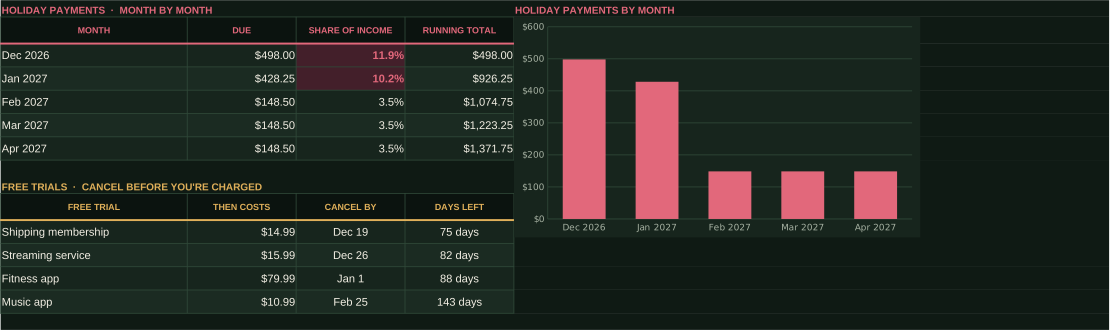
#> input picture products/holiday-hidden-cost-tracker/images/crops/dash_month.png, 3328 x 990 px (shown at 1/3 size)
$ python build_carousels.py
#> lines starting #> are read from the running program, lines starting #| are printed output that depends on the picture
"""Instagram carousels for the money series (1080x1350).

A  money-series-*  : traffic post, points to the free Before You Click "Pay Later" guide (post now)
B  holiday-*       : Holiday Hidden Cost Tracker launch (post on launch day, before 11/1)
C  planner-*       : Debt Payoff Planner launch (post on launch day)

Screens are the real sheet crops in products/*/images/crops (made-up example rows).
Numbers come from the listings and posts, checked in the sheets:
  phone $1,200 as 24 x $67 = $1,608, about 29.8% APR; holiday January $428.25 (10.2% of example income);
  console $499 as 6 x $89.50 about 25.7% APR; planner Avalanche 1,598.68 vs Smart 1,679.15 interest.
Usage: python3 build_carousels.py
"""
import json, os, subprocess

HERE = os.path.dirname(os.path.abspath(__file__))
PROD = os.path.abspath(os.path.join(HERE, "..", "..", "products"))
TMP = "/tmp/money-carousels"; os.makedirs(TMP, exist_ok=True)
from PIL import Image
CUTS = {  # name: (source, box in source pixels) — zoom into the part a phone can read
    "jan_table": ("holiday-hidden-cost-tracker/images/crops/dash_month.png", (0, 0, 1540, 480)),
    "compare_2": ("debt-payoff-planner/images/crops/plan_compare.png", (0, 0, 1253, 315)),
    "checks_l": ("debt-payoff-planner/images/crops/plan_checks.png", (0, 0, 900, 373)),
    "gifts_top": ("holiday-hidden-cost-tracker/images/crops/gifts.png", (0, 0, 2600, 900)),
    "sched_top": ("debt-payoff-planner/images/crops/schedule.png", (60, 0, 1960, 700)),
}
for k, (src, box) in CUTS.items():
    Image.open(os.path.join(PROD, src)).crop(box).save(os.path.join(TMP, k + ".png"))
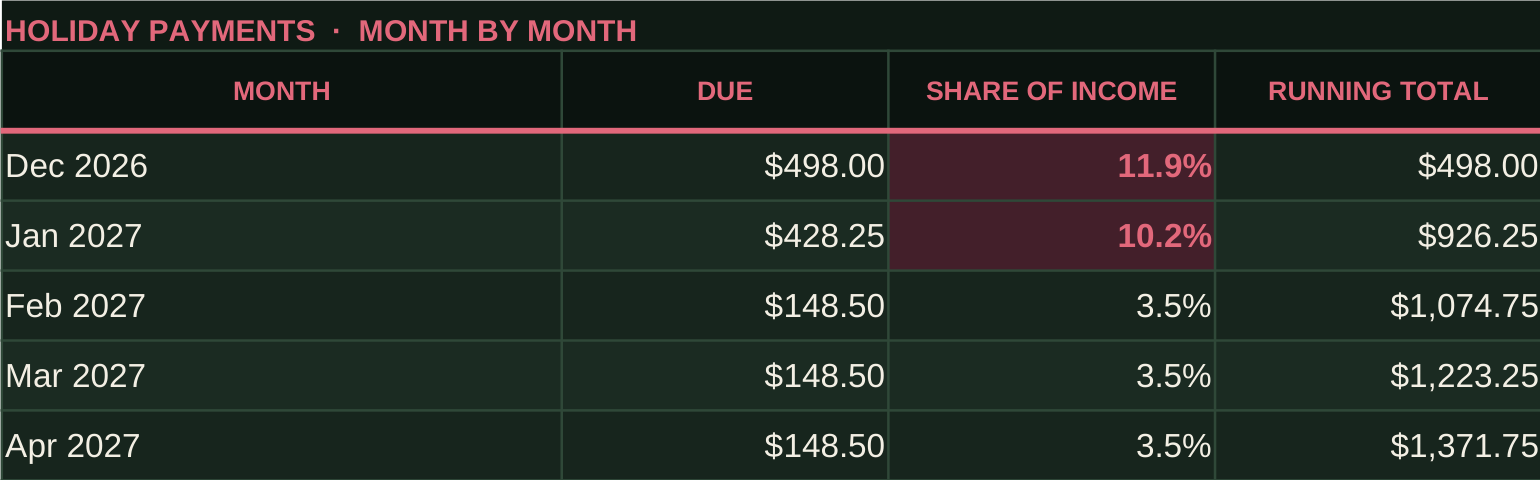
#> saved as jan_table.png: PIL image 1540x480 RGB; mean R, G, B 35.5, 42.1, 36.1
#> pass 2 of the loop `for k, (src, box) in CUTS.items():`:
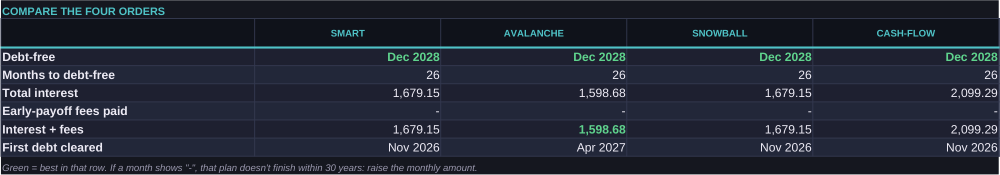
#> input picture products/debt-payoff-planner/images/crops/plan_compare.png, 1999 x 349 px (shown at 1/2 size)
#> `Image.open(os.path.join(PROD, src)).crop(box).save(os.path.join(TMP, k..`:
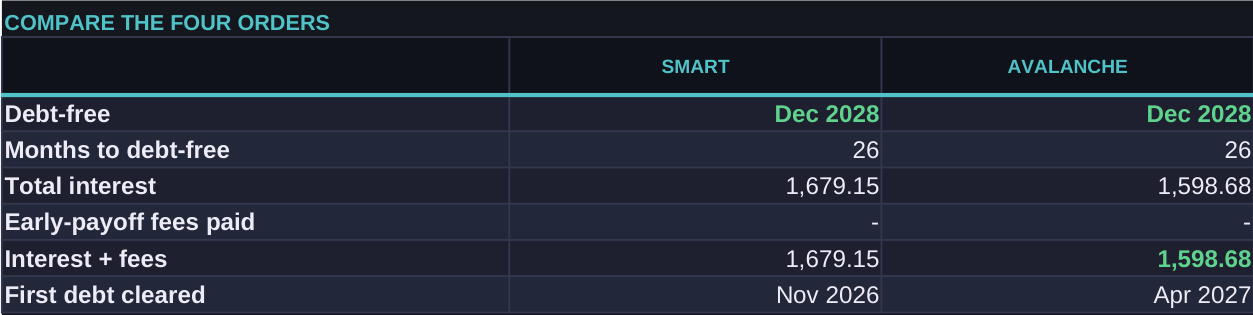
#> saved as compare_2.png: PIL image 1253x315 RGB; mean R, G, B 35.8, 42, 55.7
#> pass 3 of the loop `for k, (src, box) in CUTS.items():`:
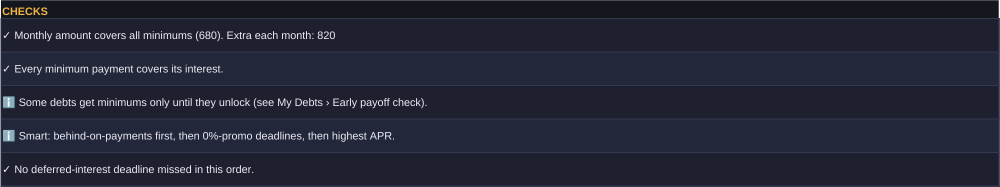
#> input picture products/debt-payoff-planner/images/crops/plan_checks.png, 1999 x 373 px (shown at 1/2 size)
#> `Image.open(os.path.join(PROD, src)).crop(box).save(os.path.join(TMP, k..`:
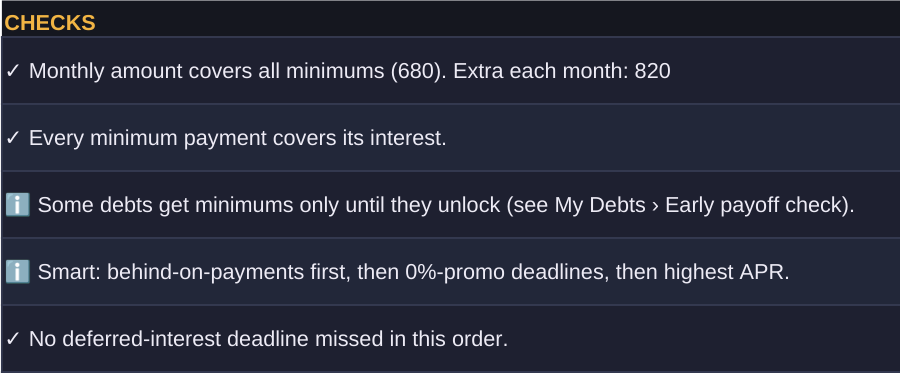
#> saved as checks_l.png: PIL image 900x373 RGB; mean R, G, B 40.7, 43.6, 59.2
#> the loop made 5 passes; the first 3 are shown
crop = lambda p: f"file://{TMP}/{p}.png" if p in CUTS else f"file://{PROD}/{p}"
HOL = "holiday-hidden-cost-tracker/images/crops/"
DPP = "debt-payoff-planner/images/crops/"

CSS = """*{box-sizing:border-box;margin:0;padding:0}
html,body{width:864px;height:1080px;overflow:hidden}
body{background:#15171F;background-image:radial-gradient(ellipse at 85% 0%,rgba(240,138,75,.18),transparent 55%);
color:#EDEBF5;font-family:"Liberation Sans","DejaVu Sans",Arial,sans-serif;position:relative;padding:44px}
.brand{font-size:16px;letter-spacing:.18em;font-weight:700;color:#9A98AE;text-transform:uppercase}.brand b{color:#F08A4B}
.pn{position:absolute;right:44px;top:44px;font-size:18px;font-weight:700;color:#9A98AE}
.k{font-size:22px;margin-top:30px;letter-spacing:.15em;font-weight:700;color:#9A98AE}
h1{font-weight:800;line-height:1.07;letter-spacing:-.01em}h1 em{font-style:normal;color:#F08A4B}
.sub{color:#9A98AE;line-height:1.38}
.card{background:#1E2130;border:1px solid #33384F;border-radius:16px}
.shot{position:absolute;border-radius:12px;overflow:hidden;box-shadow:0 20px 60px rgba(0,0,0,.6);border:1px solid #33384F}
.shot img{display:block;width:100%}
.free{display:inline-block;background:#5FD38D;color:#15171F;font-weight:800;border-radius:999px;font-size:17px;padding:5px 14px}
.soon{display:inline-block;border:1px solid #33384F;color:#9A98AE;font-weight:700;border-radius:999px;font-size:17px;padding:5px 14px}
.live{display:inline-block;background:#F08A4B;color:#15171F;font-weight:800;border-radius:999px;font-size:17px;padding:5px 14px}
ul{list-style:none}li{padding-left:1.3em;position:relative;margin-bottom:.45em}
li:before{content:"✓";position:absolute;left:0;color:#5FD38D;font-weight:800}
.r{color:#FF6B6B}.g{color:#5FD38D}.o{color:#F08A4B}
.foot{position:absolute;left:44px;bottom:24px;font-size:15px;color:#9A98AE}
.cta{position:absolute;left:0;right:0;bottom:60px;text-align:center;font-size:34px;font-weight:800;color:#F08A4B}
"""

def slide(label, n, total, body, foot="Made-up example. Estimates only, not financial advice."):
    return (f'<!doctype html><html><head><meta charset="utf-8"><style>{CSS}</style></head><body>'
            f'<div class="brand"><b>CheckMaybe</b> · {label}</div><div class="pn">{n} / {total}</div>{body}'
            f'<div class="foot">{foot}</div></body></html>')
shot = lambda src, style: f'<div class="shot" style="{style}"><img src="{crop(src)}"></div>'

def series(label, slides):
    return [(name, slide(label, i + 1, len(slides), body, *extra)) for i, (name, body, *extra) in enumerate(slides)]

A = series("Money tools", [
    ("01-hook",
     '<h1 style="font-size:76px;margin-top:70px">“Only <em>$67</em><br>a month.”</h1>'
     '<div class="sub" style="font-size:34px;margin-top:34px">But what does it<br>really cost you?</div>'
     '<div class="card" style="margin-top:70px;padding:34px;font-size:30px;line-height:1.5">'
     'CheckMaybe now checks the fine print<br>on <b class="o">your money</b> too. Swipe →</div>'),
    ("02-math",
     '<div class="k">THE MATH NOBODY SHOWS YOU</div>'
     '<h1 style="font-size:58px;margin-top:10px">A $1,200 phone,<br>24 payments of $67</h1>'
     '<div class="card" style="margin-top:44px;padding:40px;font-size:40px;line-height:1.75">'
     '$67 × 24 = <b>$1,608</b><br>− price $1,200<br>= <b class="r">$408 extra</b></div>'
     '<div style="margin-top:34px;font-size:40px;font-weight:800">That’s about <span class="o">29.8% APR</span>.</div>'),
    ("03-stack",
     '<div class="k">THE MONTH IT ALL LANDS</div>'
     '<h1 style="font-size:56px;margin-top:10px">Four “small” holiday<br>plans = <em>$428.25</em><br>due in January</h1>'
     + shot("jan_table", "left:44px;top:420px;width:776px")
     + '<div class="sub" style="position:absolute;left:44px;top:700px;width:776px;font-size:26px">'
       'Pay-in-4, store financing and a monthly plan. Each one sounded fine on its own.</div>'),
    ("04-order",
     '<div class="k">PAYING IT OFF</div>'
     '<h1 style="font-size:54px;margin-top:10px">The cheapest order<br>on paper can <em>cost more</em></h1>'
     + shot("compare_2", "left:44px;top:330px;width:776px")
     + '<div class="card" style="position:absolute;left:44px;top:570px;width:776px;padding:30px;font-size:27px;line-height:1.5">'
       'Avalanche shows the least interest (1,598.68 vs 1,679.15), but it clears the store card <b class="r">after its 0% deal ends</b>, so back-interest could be added.</div>'),
    ("05-lineup",
     '<div class="k">THE MONEY TOOLS</div>'
     '<h1 style="font-size:54px;margin-top:10px">Same rule as always:<br><em>check first</em>, then decide.</h1>'
     '<div style="margin-top:40px;display:grid;gap:18px">'
     '<div class="card" style="padding:24px 28px"><span class="free">FREE</span><div style="font-size:30px;font-weight:800;margin-top:10px">Before You Click “Pay Later”</div><div class="sub" style="font-size:22px">5 checks in 5 minutes · 12-page PDF</div></div>'
     '<div class="card" style="padding:24px 28px"><span class="live">AVAILABLE NOW</span><div style="font-size:30px;font-weight:800;margin-top:10px">Hidden Cost Tracker</div><div class="sub" style="font-size:22px">Real APR, subscriptions, free trials · Google Sheets</div></div>'
     '<div class="card" style="padding:24px 28px"><span class="live">AVAILABLE NOW</span><div style="font-size:30px;font-weight:800;margin-top:10px">Holiday Hidden Cost Tracker</div><div class="sub" style="font-size:22px">Gifts, holiday plans, January totals</div></div>'
     '<div class="card" style="padding:24px 28px"><span class="live">AVAILABLE NOW</span><div style="font-size:30px;font-weight:800;margin-top:10px">Debt Payoff Planner</div><div class="sub" style="font-size:22px">4 payoff orders, early-payoff fees, 0% deadlines</div></div>'
     '</div>', "Not financial advice."),
    ("06-cta",
     '<h1 style="font-size:66px;margin-top:70px">Start with the<br><em>free</em> guide</h1>'
     '<div class="card" style="margin-top:50px;padding:36px;font-size:30px;line-height:1.5"><ul>'
     '<li>What will I pay in total?</li><li>Roughly what yearly rate is that?</li><li>What if I’m late, or don’t finish on time?</li>'
     '<li>When does the first payment leave?</li><li>What else is due that month?</li></ul></div>'
     '<div class="cta">Free · link in bio →</div>', "Estimates only, not financial advice."),
])

B = series("Holiday Hidden Cost Tracker", [
    ("01-hook",
     '<h1 style="font-size:74px;margin-top:70px">Holiday gifts<br>on pay-in-4?</h1>'
     '<h1 style="font-size:74px;margin-top:20px"><em>January</em> gets<br>the bill.</h1>'
     '<div class="sub" style="font-size:32px;margin-top:40px">Add it up before you check out →</div>'
     + shot(HOL + "dash_kpi.png", "left:44px;top:760px;width:776px")),
    ("02-plans",
     '<div class="k">MADE-UP EXAMPLE</div>'
     '<h1 style="font-size:56px;margin-top:10px">Four plans.<br>None felt like a lot.</h1>'
     '<div class="card" style="margin-top:40px;padding:34px;font-size:28px;line-height:1.75">'
     'Smart watch · pay-in-4 · <b>$69.75</b> / 2 weeks<br>Flights · pay-in-4 · <b>$105</b> / 2 weeks<br>'
     'TV · store financing · <b>$59</b> / month<br>Game console · monthly plan · <b>$89.50</b> / month</div>'),
    ("03-january",
     '<div class="k">LINE UP THE DUE DATES</div>'
     '<h1 style="font-size:58px;margin-top:10px">January:<br><em>$428.25</em> in one month</h1>'
     '<div class="sub" style="font-size:26px;margin-top:16px">That’s 10.2% of the example income, on top of the usual bills.</div>'
     + shot("jan_table", "left:44px;top:440px;width:776px")),
    ("04-apr",
     '<div class="k">THE REAL RATE</div>'
     '<h1 style="font-size:56px;margin-top:10px">“Only $89.50 a month”</h1>'
     '<div class="card" style="margin-top:40px;padding:38px;font-size:38px;line-height:1.7">'
     '$499 console<br>6 × $89.50 = <b>$537</b><br>≈ <b class="r">25.7% APR</b></div>'
     '<div class="sub" style="font-size:26px;margin-top:26px">Enter the price, the payment and the number of payments. The sheet works out the rate.</div>'),
    ("05-inside",
     '<div class="k">WHAT’S INSIDE</div>'
     '<h1 style="font-size:54px;margin-top:10px">One sheet for the<br>whole season</h1>'
     '<div class="card" style="margin-top:36px;padding:34px;font-size:28px;line-height:1.45"><ul>'
     '<li>Gift list with a budget per person</li><li>Every holiday plan with its due dates</li>'
     '<li>Real APR and extra cost of each plan</li><li>Month-by-month totals and share of income</li>'
     '<li>Free trials with cancel-by dates</li></ul></div>'
     + shot("gifts_top", "left:44px;top:740px;width:776px;height:270px")),
    ("06-cta",
     '<h1 style="font-size:64px;margin-top:70px">Holiday<br>Hidden Cost<br><em>Tracker</em></h1>'
     '<div class="sub" style="font-size:30px;margin-top:30px">Google Sheets · your copy lives<br>in your own Drive</div>'
     + shot(HOL + "dash_full.png", "left:232px;top:520px;width:400px;transform:rotate(3deg)")
     + '<div class="cta">Link in bio →</div>', "Estimates only, not financial advice."),
])

C = series("Debt Payoff Planner", [
    ("01-hook",
     '<h1 style="font-size:76px;margin-top:70px">Snowball<br>or avalanche?</h1>'
     '<div class="sub" style="font-size:34px;margin-top:34px">Check the <b class="o">fine print</b> first.<br>It can change the answer →</div>'
     + shot(DPP + "plan_kpi.png", "left:170px;top:560px;width:524px")),
    ("02-trap",
     '<div class="k">MADE-UP EXAMPLE</div>'
     '<h1 style="font-size:54px;margin-top:10px">Least interest on paper<br>≠ <em>cheapest</em></h1>'
     + shot("compare_2", "left:44px;top:300px;width:776px")
     + '<div class="card" style="position:absolute;left:44px;top:530px;width:776px;padding:32px;font-size:28px;line-height:1.5">'
       'Avalanche: 1,598.68 interest. But it clears the store card <b class="r">after its 0% deal ends</b>, so back-interest could be added.<br><br>'
       'Smart: 1,679.15, and the store card is cleared <b class="g">in time</b>.</div>'),
    ("03-skip",
     '<div class="k">WHAT MOST CALCULATORS SKIP</div>'
     '<h1 style="font-size:54px;margin-top:10px">Your loans have<br><em>rules</em></h1>'
     '<div class="card" style="margin-top:40px;padding:36px;font-size:30px;line-height:1.5"><ul>'
     '<li>A fee for paying early</li><li>Locked until a date</li><li>0% deals with deferred interest</li>'
     '<li>Payments you’re already behind on</li><li>“Not sure”: mark it and ask your lender</li></ul></div>'),
    ("04-checks",
     '<div class="k">IT CHECKS YOUR PLAN</div>'
     '<h1 style="font-size:54px;margin-top:10px">Smart order:<br>behind first, then 0%<br>deadlines, then <em>highest APR</em></h1>'
     + shot("checks_l", "left:44px;top:440px;width:776px")),
    ("05-compare",
     '<div class="k">WHAT’S INSIDE</div>'
     '<h1 style="font-size:54px;margin-top:10px">4 orders,<br>side by side</h1>'
     '<div class="card" style="margin-top:36px;padding:34px;font-size:28px;line-height:1.45"><ul>'
     '<li>Smart, Avalanche, Snowball, Cash-flow</li><li>Debt-free month, interest and fees for each</li>'
     '<li>One-time extra payment (bonus, tax refund)</li><li>Room for 12 debts, 30-year schedule</li></ul></div>'
     + shot("sched_top", "left:44px;top:700px;width:776px;height:300px")),
    ("06-cta",
     '<h1 style="font-size:64px;margin-top:70px">Debt Payoff<br><em>Planner</em></h1>'
     '<div class="sub" style="font-size:30px;margin-top:30px">Google Sheets · also works in Excel</div>'
     + shot(DPP + "plan_full.png", "left:212px;top:440px;width:440px;transform:rotate(3deg)")
     + '<div class="cta">Link in bio →</div>', "Estimates only. Your lender’s figures are the final word."),
])

jobs = []
for prefix, items in (("money-series", A), ("holiday", B), ("planner", C)):
    out = os.path.join(HERE, prefix); os.makedirs(out, exist_ok=True)
    for name, html in items:
        src = os.path.join(TMP, f"{prefix}-{name}.html"); open(src, "w").write(html)
        jobs.append([src, os.path.join(out, f"{prefix}-{name}.png")])

js = f"""import {{ chromium }} from '/opt/node22/lib/node_modules/playwright/index.mjs';
const jobs = {json.dumps(jobs)};
const b = await chromium.launch();
for (const [src, out] of jobs) {{
  const p = await b.newPage({{ viewport: {{ width: 864, height: 1080 }}, deviceScaleFactor: 1.25 }});
  await p.goto('file://' + src); await p.waitForLoadState('networkidle');
  const over = await p.evaluate(() => [...document.querySelectorAll('h1,.card,.shot,.sub,.cta')]
    .filter(e => {{ const r = e.getBoundingClientRect(); return r.right > 844 || r.bottom > 1050; }}).map(e => e.className || e.tagName));
  await p.screenshot({{ path: out }}); console.log(out.split('/').pop(), over.length ? 'OVERFLOW ' + over.join(',') : 'OK');
  await p.close();
}}
await b.close();"""
open(os.path.join(TMP, "shoot.mjs"), "w").write(js)
#> (the run stopped early here; a loop or call above may not have finished)
